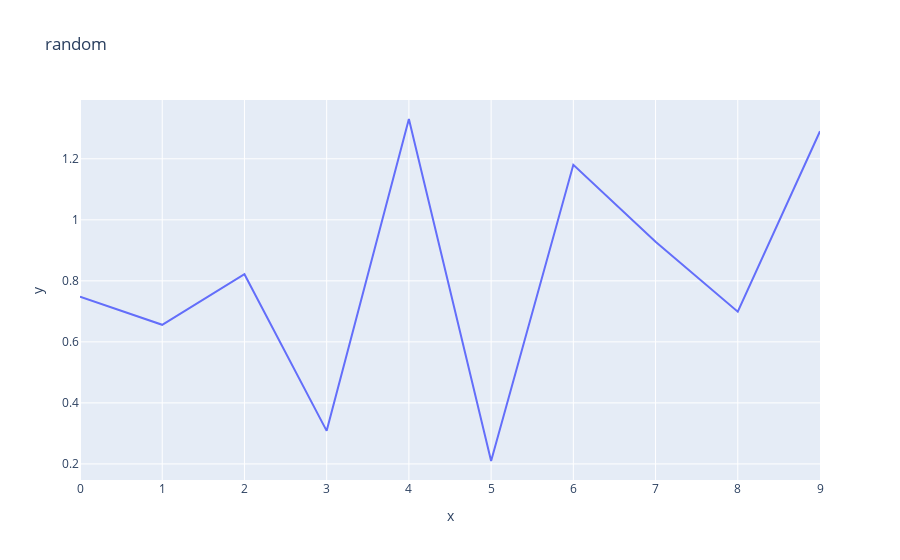

The notebook cell saved with this chart:
### Code cell
x=np.arange(10)
y=np.tan(np.random.rand(10))
px.line(x=x,y=y,title='random')

### Figure 1 — Plotly figure (JSON) as saved in the notebook; plotly's stock layout.template omitted (floating-point values rounded to 4 significant figures)
{"data": [{"hovertemplate": "x=%{x}<br>y=%{y}<extra></extra>", "legendgroup": "", "line": {"color": "#636efa", "dash": "solid"}, "marker": {"symbol": "circle"}, "mode": "lines", "name": "", "orientation": "v", "showlegend": false, "type": "scatter", "x": [0, 1, 2, 3, 4, 5, 6, 7, 8, 9], "xaxis": "x", "y": [0.7484, 0.6559, 0.8217, 0.3083, 1.33, 0.2095, 1.18, 0.9282, 0.6989, 1.29], "yaxis": "y"}], "layout": {"legend": {"tracegroupgap": 0}, "title": {"text": "random"}, "xaxis": {"anchor": "y", "domain": [0, 1], "title": {"text": "x"}}, "yaxis": {"anchor": "x", "domain": [0, 1], "title": {"text": "y"}}}}
